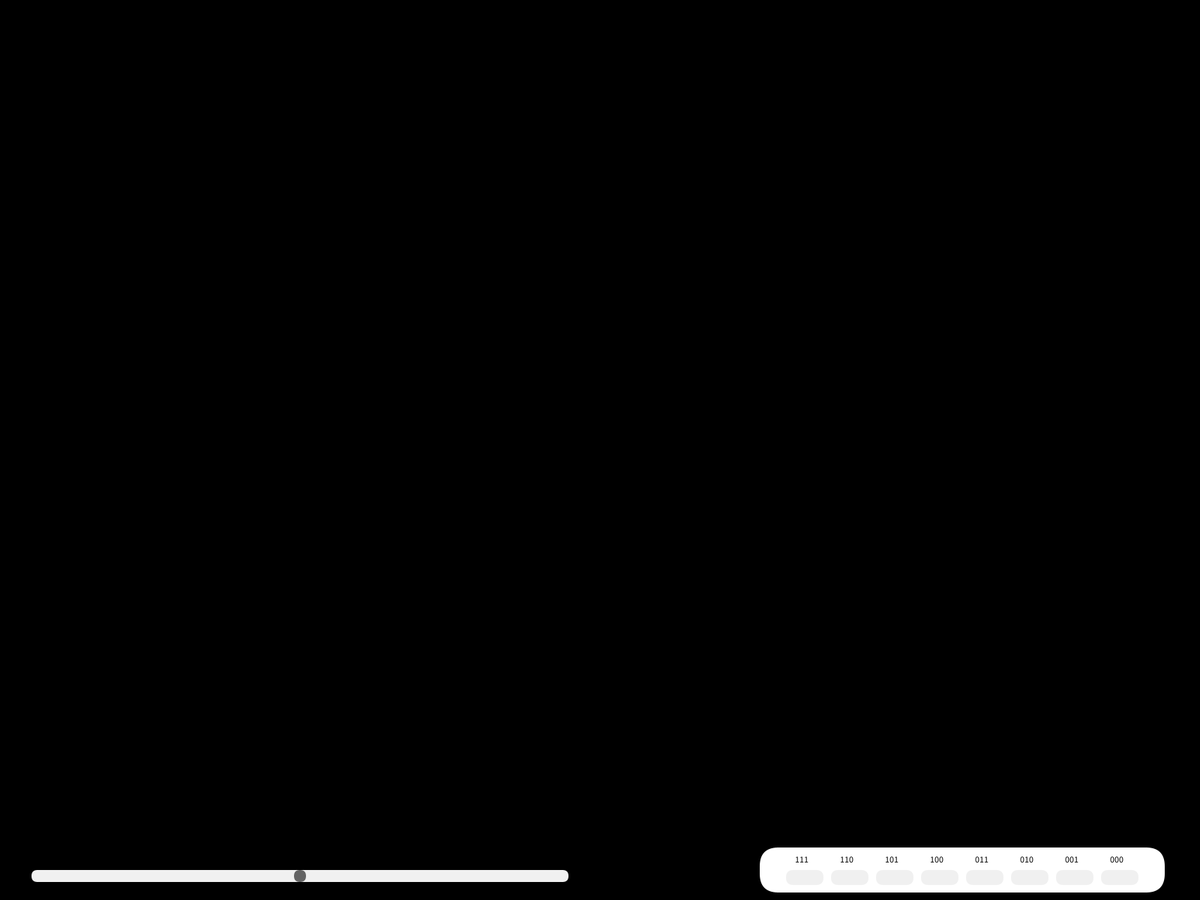
Frame 1 (no input)
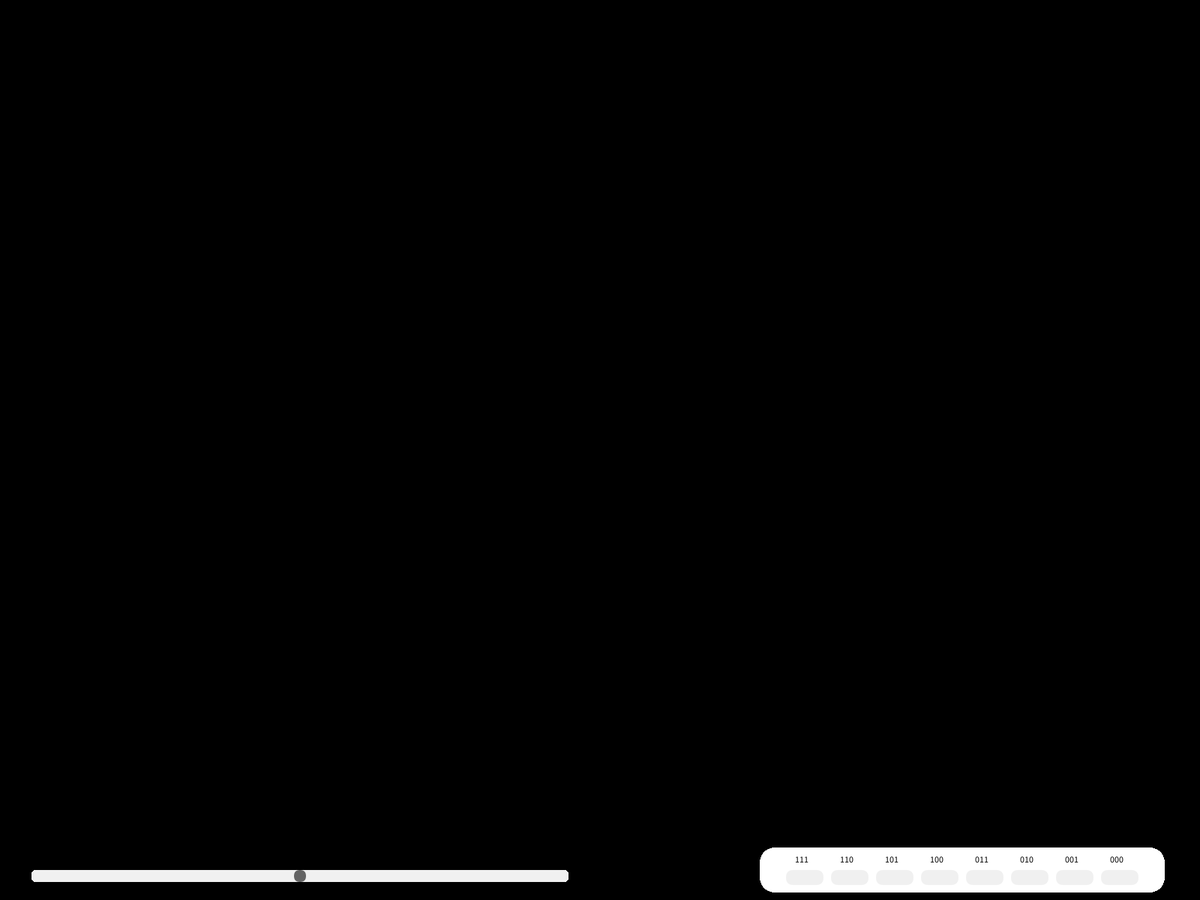
Frame 60 (the mouse pressed at the canvas centre just before this capture)
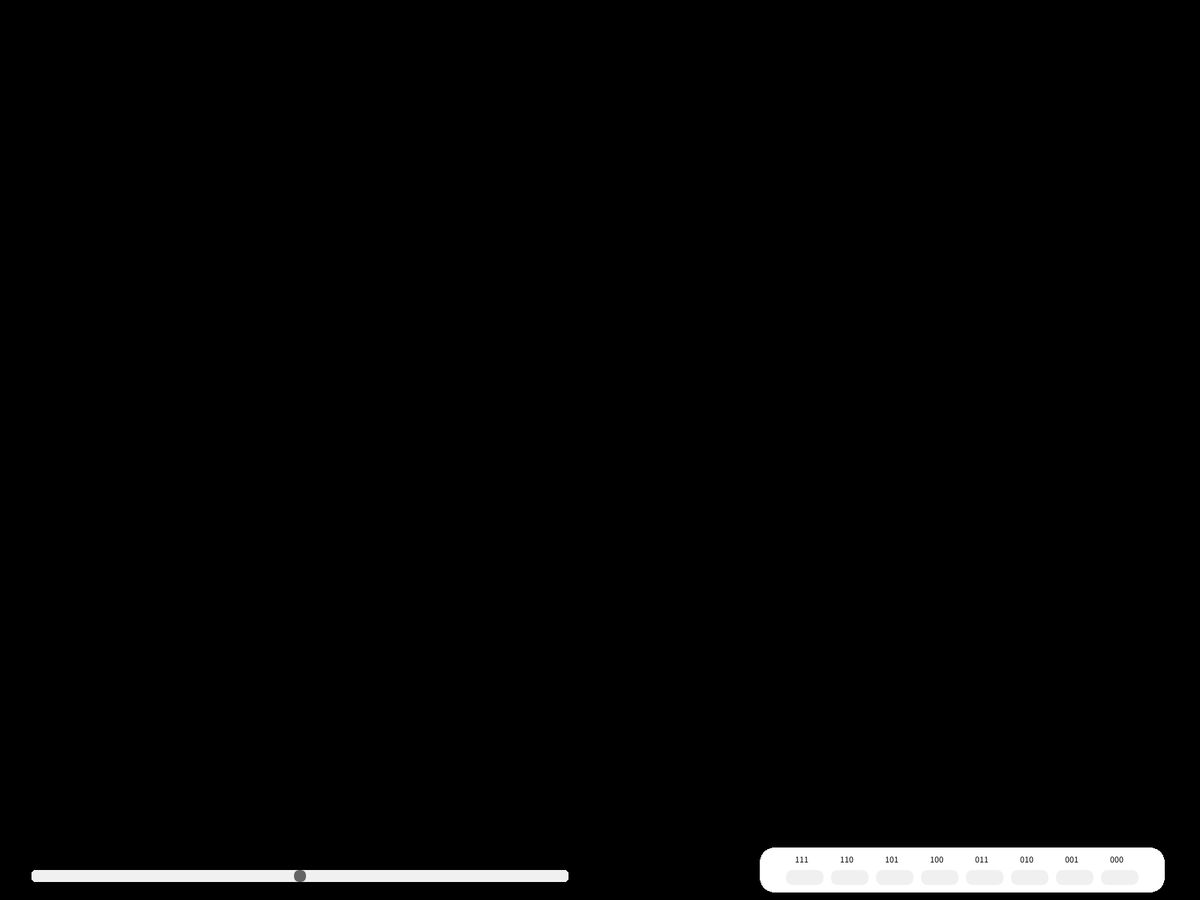
Frame 120 (the mouse held since frame 60 and released just before this capture)

The Processing sketch that drew these frames (run headless with seeded random() and noise(); from frame 60 on, the mouse is pressed at the canvas centre):

// Processing sketch: Elementary_Cellular_Automaton
// ── Elementary_Cellular_Automaton.pde
Grid grid;
boolean started = false;

int gridHeight;
int squareWidth;
int oldSquareWidth;

int sierpRow = 0;

Slider sizeSlider;

State_Selector selector;

void reset(){
  sierpRow = 0;
  started = false;
  clear();
  grid.clearGrid();
}

void setup(){
    fullScreen();
    gridHeight = height-80;
    
    sizeSlider = new Slider(50, height - 40, (width/2) - 100, 16, 1, 25);
    
    squareWidth = (int) sizeSlider.getValue();
    oldSquareWidth = squareWidth;
    
    grid = new Grid(squareWidth);
    grid.clearGrid();
    
    selector = new State_Selector();
    
    background(0);
}

void draw(){   
    squareWidth = (int) sizeSlider.getValue();
    
    if (squareWidth != oldSquareWidth && !started){
        oldSquareWidth = squareWidth;
        grid = new Grid(squareWidth);
        reset();
    }

    frameRate(60);
    if (started){
        grid.sierpinskiIterate();
    }
    grid.Draw();
    
    sizeSlider.display();
    
    selector.Draw();
}

void keyPressed(){
    if (key == ' '){
        started = !started;
    }
    
    if (key == 'r'){
        reset();
    }
    
    if (key == 'c'){
        grid.clearGrid();
        started = false;
    }
}

void mousePressed(){
    if (!started){
        selector.checkButtons();
    }
    sizeSlider.press();
}

void mouseReleased(){
     sizeSlider.release();   
}

void DrawState(Button but, int state){
    if (state == 0){
        but.Draw();
    } else if (state == 1){
        but.drawSelected();
    }
}

// ── Grid.pde
class Grid{
    Square_HashMap squares;
    ArrayList<Grid_Square> iterateSquares;
    int squareWidth;
    
    Grid(int squareWidth){
        this.squareWidth = squareWidth;
        squares = new Square_HashMap((int) ((width/squareWidth) * (gridHeight/squareWidth)));
        iterateSquares = new ArrayList();
        
        for(int i = 0; i < width/squareWidth; i++){
            for(int j = 0; j < gridHeight/squareWidth; j++){
                Grid_Square square = new Grid_Square(i*squareWidth, j*squareWidth, squareWidth);
                iterateSquares.add(square);
                squares.addSquare(square);
            }
        }
    }
    
    void Draw(){
        rectMode(CORNER);
        for (Grid_Square square: iterateSquares){
            if (square.getYCo() == sierpRow-1){
                square.Draw();
            }
        }
    }
    
    Grid_Square getSquare(int xCo, int yCo){
        return squares.getSquare(xCo, yCo);
    }
    
    void checkSquaresForMouse(){
        for (Grid_Square square : iterateSquares){
            if (square.MouseIsOver()){
                square.setState(1);
            }
        }
    }
    
    void sierpinskiIterate(){
      if ((sierpRow == (int) ((height-80)/squareWidth)) || ((width/squareWidth)/2 + sierpRow) > width/squareWidth){
        return;
      }
      
      if (sierpRow == 0){
        getSquare((int) (width/squareWidth)/2, 0).setState(1);
        sierpRow++;
        return;
      }
      
      for (int i = 0; i < width/squareWidth; i++){
        Grid_Square square = getSquare(i, sierpRow);
        
        String aboveState = getSierpState(square);
        ArrayList<Integer> states = selector.getStates();
        
        if (aboveState.equals("000")){
          square.setState(states.get(7));
        } else if (aboveState.equals("001")){
          square.setState(states.get(6));
        } else if (aboveState.equals("010")){
          square.setState(states.get(5));
        } else if (aboveState.equals("011")){
          square.setState(states.get(4));
        } else if (aboveState.equals("100")){
          square.setState(states.get(3));
        } else if (aboveState.equals("101")){
          square.setState(states.get(2));
        } else if (aboveState.equals("110")){
          square.setState(states.get(1));
        } else if (aboveState.equals("111")){
          square.setState(states.get(0));
        }
      }
      sierpRow++;
    }
    
    String getSierpState(Grid_Square square){
      int diagLeft = square.getStateOfSquareDiagLeftAbo();
      int abo = square.getStateOfSquareAbove();
      int diagRight = square.getStateOfSquareDiagRightAbo();
      
      return Integer.toString(diagLeft) + Integer.toString(abo) + Integer.toString(diagRight);
    }
    
    void conwayIterate(){
        for (Grid_Square square : iterateSquares){
            int numAlive = square.getNumberOfAliveCells();
            
            if (square.getState() == 1 && numAlive < 2){
                square.setNextState(0);
            } else if (square.getState() == 1 && numAlive > 3){
                square.setNextState(0);
            } else if (square.getState() == 1 && (numAlive == 2 || numAlive == 3)){
                square.setNextState(1);
            } else if (square.getState() == 0 && (numAlive == 3)){
                square.setNextState(1);
            } else {
                square.setNextState(0);
            }
        }
        
        update();
    }
    
    void update(){
        for (Grid_Square square : iterateSquares){
            if (square.getState() != square.getNextState()){
                square.setState(square.getNextState());
            }
        }
    }
    
    void randomState(){
        for(Grid_Square square : iterateSquares){
            float rand = random(0, 10);
            if (rand < 2){
                square.setState(1);
            }
            else {
                square.setState(0);
            }
        }
    }
    
    void clearGrid(){
        for(Grid_Square square : iterateSquares){
            square.setState(0);
        }
    }
}

// ── Grid_Square.pde
class Grid_Square{
    int xCo, yCo;
    float x, y, squareWidth;
    int state, nextState;
    
    Grid_Square(int x, int y, int squareWidth){
        this.x = x;
        this.y = y;
        this.squareWidth = squareWidth;
        this.xCo = Math.round(x/squareWidth);
        this.yCo = Math.round(y/squareWidth);
        
        state = 0;
    }
    
    void Draw(){
        stroke(0);
        if (state == 1){
            fill(lerpColor(color(255, 0, 0), color(0, 255, 0), x/width ) + lerpColor(color(0, 0, 0), color(0, 0, 255), y/height ));
            stroke(lerpColor(color(255, 0, 0), color(0, 255, 0), x/width ) + lerpColor(color(0, 0, 0), color(0, 0, 255), y/height ));
        } else {
            stroke(0);
            fill(0);
        }
        
        if (squareWidth > 1){
            rect(x, y, squareWidth, squareWidth);
        } else {
            point(x, y);
        }
    }
    
    void setState(int state){
        this.state = state;
    }
    
    int getState(){
        return state;
    }
    
    int getXCo(){
        return xCo;
    }
    
    int getYCo(){
        return yCo;
    }
    
    boolean MouseIsOver(){
        return ((mouseX > x && mouseX < x + squareWidth) && (mouseY > y && mouseY < y + squareWidth));
    }
    
    int getNumberOfAliveCells(){
        int total = 0;
        if (getStateOfSquareAbove() == 1){
            total++;
        }
        
        if (getStateOfSquareDiagRightAbo() == 1){
            total++;
        }
        
        if (getStateOfSquareDiagLeftAbo() == 1){
            total++;
        }
        
        return total;
    }
    
    int getStateOfSquareAbove(){
        if (getYCo() != 0){
            return grid.getSquare(getXCo(), getYCo()-1).getState();
        }
        return -1;
    }
    
    int getStateOfSquareDiagRightAbo(){
        if (getXCo() != Math.round(width/squareWidth) - 1 && getYCo() != 0){
            try{
                return grid.getSquare(getXCo()+1, getYCo()-1).getState();
            } catch (Exception NullPointerException){
                return -1;
            }
        }
        return -1;
    }
    
    int getStateOfSquareDiagLeftAbo(){
        if (getXCo() != 0 && getYCo() != 0){
            return grid.getSquare(getXCo()-1, getYCo()-1).getState();
        }
        return -1;
    }
    
    void setNextState(int state){
        this.nextState = state;
    }
    
    int getNextState(){
        return nextState;
    }
}

// ── HashMap.pde
class Square_HashMap{    
    ArrayList<ArrayList<Grid_Square> > squares =  new ArrayList<ArrayList<Grid_Square> >();
    
    Square_HashMap(int capacity){
        for (int i = 0; i < capacity; i++){
            squares.add(new ArrayList<Grid_Square>());
        }
    }
    
    void addSquare(Grid_Square square){
        squares.get(getKey(square)).add(square);
    }
    
    int getKey(Grid_Square square){
        return square.getXCo() * square.getYCo();
    }
    
    int getKey(int xCo, int yCo){
        return xCo * yCo;
    }
    
    Grid_Square getSquare(int xCo, int yCo){
        int hashKey = getKey(xCo, yCo);
        
        ArrayList<Grid_Square> found = squares.get(hashKey);
        
        if (found.size() == 1){
            return found.get(0);
        } else {
            for (Grid_Square square : found){
                if(square.getXCo() == xCo && square.getYCo() == yCo){
                    return square;
                }
            }
        }
        return null;
    }
}

// ── Interaction.pde
/**
 * This class implements a drop list that allows the user to select a value from a list.
 */
class DropList {
    int x, y, w, h;
    ArrayList < String > labels;
    Button dropList;
    int currentlySelected;
    String title;
    Boolean dropped = false;
    
    int animateI;

    DropList(int x, int y, int buttonWidth, int buttonHeight, String defaultLabel, ArrayList < String > labels) {
        this.x = x;
        this.y = y;
        this.w = buttonWidth;
        this.h = buttonHeight;
        this.labels = labels;
        this.title = defaultLabel;
        
        this.animateI = 0;

        dropList = new Button(">", x + w - 20, y, 20, h);
    }

    // Draws the droplist on the sketch
    void Draw() {
        noStroke();
        fill(240);
        rect(x, y, w, h, h);
        fill(0);
        text(title, x + ((w - 20) / 2), y + ((h) / 2));

        if (dropped) {
            dropList.drawSelected();
        } else {
            dropList.Draw();
        }

        if (dropped) {
            if (animateI < labels.size()-1){
              animateI++;
            }
          
            int currY = y + h;
            int col = 225;
            for (int i = 0; i <= animateI; i++) {
                fill(col);
                rect(x, currY, w - 20, h, h);
                fill(0);
                text(labels.get(i), x + ((w - 20) / 2), currY + ((h) / 2));
                currY += h;
                col -= (100) / labels.size();
            }
        } else {
            if (animateI >= 0){
              animateI--;
            }
          
            int currY = y + h;
            int col = 250;
            for (int i = 0; i <= animateI; i++) {
                fill(col);
                rect(x, currY, w - 20, h, h);
                fill(0);
                text(labels.get(i), x + ((w - 20) / 2), currY + ((h) / 2));
                currY += h;
                col -= (100) / labels.size();
            }
        }
    }

    // Checks if the button to drop the list has been pressed, and if an element of the list has been selected
    int checkForPress() {
        int toReturn = -2;
        
        if (dropList.MouseIsOver()) {
            dropped = !dropped;
            toReturn = -1;
        }
        
        if (dropped && mouseX > x && mouseX < x + w && mouseY > y + h && mouseY < y + (h * (labels.size() + 1))) {
            toReturn = (mouseY - y) / h;
            title = labels.get(toReturn - 1);
        }
        return toReturn;
    }

    // 'Undrops' the droplist
    void unShowDropList() {
        stroke(256);
        fill(225);
        rect(x, y + h, w + 1, 1 + (h * labels.size()));
    }
}

/**
 * This class implements a button that can be pressed by the user.
 */
class Button {
    String label;
    float x, y, w, h;

    boolean pressed = false; // indicates if the button has been pressed
    float animationI = 0; // Where the button is in the pressed animation

    // Button constructor
    Button(String label, float x, float y, float w, float h) {
        this.label = label;
        this.x = x;
        this.y = y;
        this.w = w;
        this.h = h;
    }

    // Draw the button with default label
    void Draw() {
        noStroke();
        if (pressed) {
            pressed = false;
        }

        if (animationI > 0) {
            fill(lerpColor(color(0), color(240), (25 - animationI) / 25));
            animationI--;
        } else {
            fill(240);
        }

        textSize(12);
        rect(x, y, w, h, h);
        fill(0);
        text(label, x + (w / 2), y + (h / 2));
    }

    // Draw the button with the passed PImage
    void Draw(PImage image) {
        noStroke();
        fill(225);
        rect(x, y, w, h, h);
        image(image, x, y, w, h);
        fill(0);
    }

    // Draws the button with a darker fill to signify that it has been selected.
    void drawSelected() {
        if (pressed == true) {
            if (animationI < 8) {
                fill(lerpColor(color(240), color(0), animationI / 8));
                animationI++;
            } else {
                fill(0);
            }
        }

        textSize(12);
        rect(x, y, w, h, h);
        fill(0);
        text(label, x + (w / 2), y + (h / 2));
    }

    // Returns a boolean indicating if the mouse was above the button when the mouse was pressed
    boolean MouseIsOver() {
        if (mouseX > x && mouseX < (x + w) && mouseY > y && mouseY < (y + h)) {
            pressed = true;
            return true;
        }
        return false;
    }
}

/**
 * This class implements a slider that can be used by the user to select a value.
 */
class Slider {
    int startX, startY, sliderWidth, sliderHeight;
    float minVal, maxVal;
    int labelSize;
    float sliderX;
    int currentVal;
    String label;
    boolean sliderPressed = false;
    boolean floatOrInt = false;

    // Constructor
    Slider(int startX, int startY, int sliderWidth, int sliderHeight, float minVal, float maxVal) {
        this.startX = startX;
        this.startY = startY;
        this.sliderWidth = sliderWidth;
        this.sliderHeight = sliderHeight;
        this.minVal = minVal;
        this.maxVal = maxVal;

        this.currentVal = (int)(minVal + maxVal) / 2;

        sliderX = startX + sliderWidth / 2;
    }

    // Returns the value of the slider
    float getValue() {
        return currentVal;
    }

    // Draws the slider on the sketch
    void display() {
        noStroke();
        if (sliderPressed) {
            press();
        }

        fill(240);
        rect(startX - sliderHeight / 2, startY, sliderWidth + sliderHeight, sliderHeight, sliderHeight);

        fill(100);
        rect(sliderX - sliderHeight / 2, startY, sliderHeight, sliderHeight, sliderHeight);
    }

    // Checks if the slider has been clicked
    void press() {
        if (mouseX > startX && mouseX < startX + sliderWidth) {
            if (mouseY > startY && mouseY < startY + sliderHeight || sliderPressed) {
                sliderPressed = true;
            }
        }

        if (sliderPressed) {
            if (mouseX <= startX + sliderWidth && mouseX >= startX) {
                sliderX = mouseX;
                currentVal = Math.round(map(mouseX, startX, startX + sliderWidth, minVal, maxVal));
                return;
            } else if (mouseX > startX + sliderWidth) {
                sliderX = startX + sliderWidth;
                currentVal = Math.round(maxVal);
                return;
            } else if (mouseX < startX) {
                sliderX = startX;
                currentVal = Math.round(minVal);
                return;
            }
        }
    }

    // Releases the slider so the value change stops
    void release() {
        sliderPressed = false;
    }

    // Updates the position of the slider
    void update() {
        sliderPressed = true;
        sliderX = mouseX;
        currentVal = (int) map(mouseX, sliderX, sliderX + sliderWidth, minVal, maxVal);
    }
    
    boolean isActive(){
        return sliderPressed;
    }
}

// ── State_Selector.pde
class State_Selector{
    ArrayList<Integer> states;
    ArrayList<Button> buttons;
    
    State_Selector(){
        states = new ArrayList();
        
        for (int i = 0; i < 8; i++){
            states.add(0);
        }
        
        buttons = new ArrayList();
    }
    
    int start = width-540;
    
    void Draw(){
        fill(255);
        rect(width-587, height-70, 540, 60, 25); 
        fill(0);
        text("111", start, height-50);
        text("110", start+60, height-50);
        text("101", start+120, height-50);
        text("100", start+180, height-50);
        text("011", start+240, height-50);
        text("010", start+300, height-50);
        text("001", start+360, height-50);
        text("000", start+420, height-50);
        
        for (int i = width-552; i < width-100; i+=60){
            buttons.add(new Button("", i, height-40, 50, 20));
        }
        
        for (int i = 0; i < 8; i++){
            DrawState(buttons.get(i), states.get(i));
        }
    }
    
    void checkButtons(){
        for (int i = 0; i < 8; i++){
            if (buttons.get(i).MouseIsOver()){
                if (states.get(i)==0){
                    states.set(i, 1);
                    break;
                } else if (states.get(i)==1){
                    states.set(i, 0);
                    break;
                }
            }
        }
    }
    
    ArrayList<Integer> getStates(){
        return states;
    }
}
